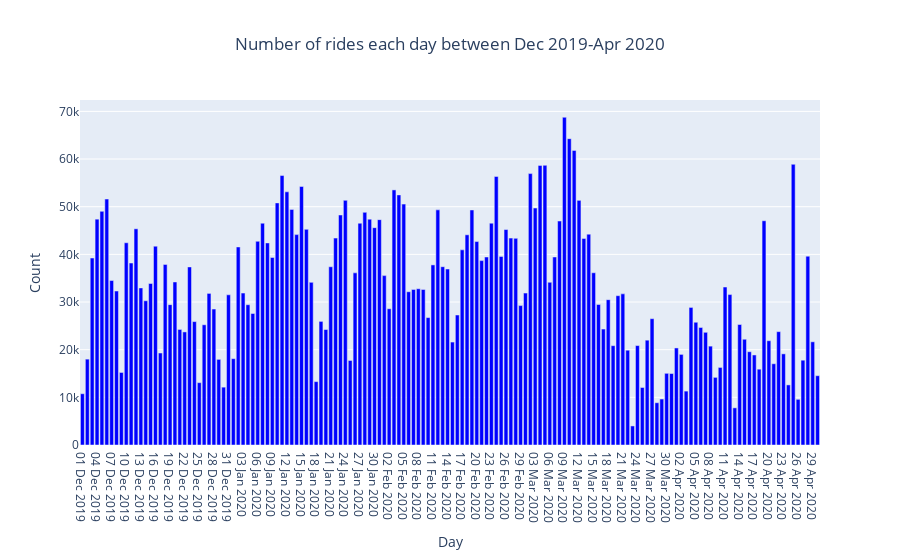

Write notebook code for a chart like this one.
### Markdown cell above
Plotting a bar graph

### Code cell
fig2 = px.bar(q5_4,
             x='day',
             y='count',
            title='Number of rides each day between Dec 2019-Apr 2020',
             color_discrete_sequence=["blue"])

fig2.update_layout(xaxis_title="Day",
                 yaxis_title="Count",
                 title_x=0.5)
fig2.show()

### Figure 1 — Plotly figure (JSON) as saved in the notebook; plotly's stock layout.template omitted (floating-point values rounded to 4 significant figures; data arrays with more than 128 entries replaced by an {"elided": "..."} marker saying what was removed)
{"data": [{"alignmentgroup": "True", "hovertemplate": "day=%{x}<br>count=%{y}<extra></extra>", "legendgroup": "", "marker": {"color": "blue", "pattern": {"shape": ""}}, "name": "", "offsetgroup": "", "orientation": "v", "showlegend": false, "textposition": "auto", "type": "bar", "x": {"elided": "152 str values"}, "xaxis": "x", "y": {"elided": "152 int values"}, "yaxis": "y"}], "layout": {"barmode": "relative", "legend": {"tracegroupgap": 0}, "title": {"text": "Number of rides each day between Dec 2019-Apr 2020", "x": 0.5}, "xaxis": {"anchor": "y", "domain": [0, 1], "title": {"text": "Day"}}, "yaxis": {"anchor": "x", "domain": [0, 1], "title": {"text": "Count"}}}}
